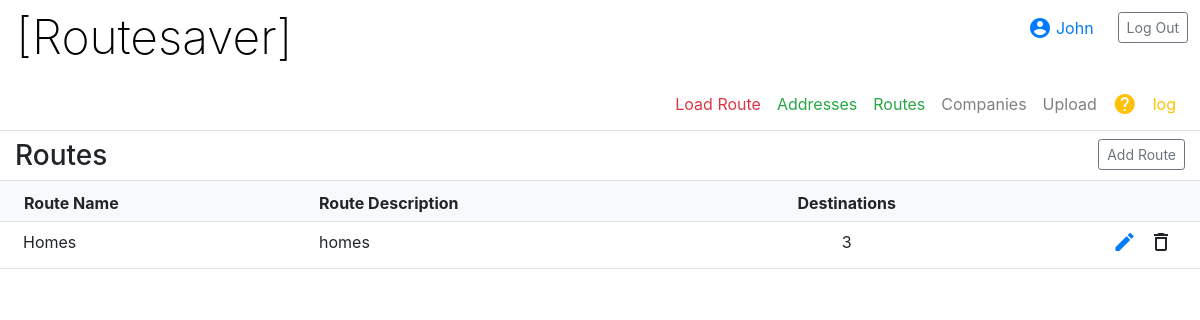
Before: /route (signed in) with the older database file.
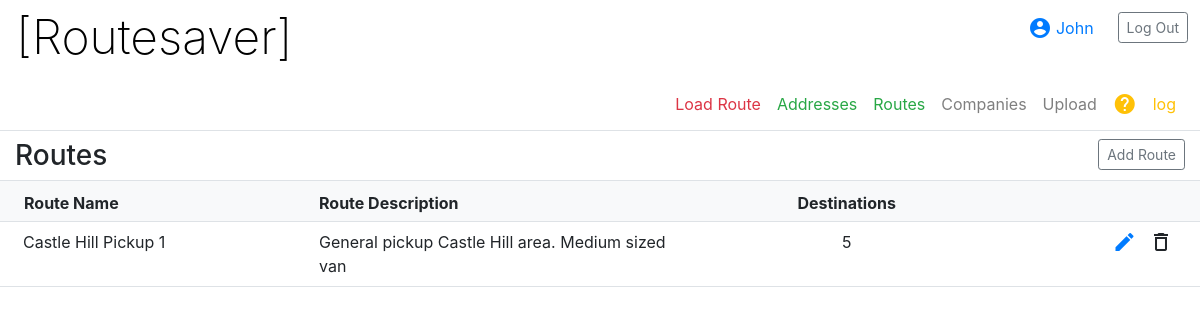
After: the same page with the newer database file.
### routesaver/models.py (models this page shows, shortened)
class Route(models.Model):
    route_name =  models.CharField(max_length=30, null=True)
    user = models.ForeignKey(User, on_delete=models.CASCADE, null=True)
    route_notes = models.CharField(max_length=100, null=True)
    company = models.ManyToManyField('Company')
    timestamp = models.DateTimeField(auto_now_add=True, null=True)

### routesaver/views.py (the view, shortened to what this page needs)
# urls.py: path('route', views.route, name="route"),
@login_required
def route(request, route_id="none"):
    route_list = ""
    route_form = RouteForm()
    address_list = Address.objects.all()
    company_list = Company.objects.all()
    for company in company_list:
        print("company", company)
    if route_id != "none":
        Route.objects.get(pk=route_id).delete()
    route_list = Route.objects.filter(user=request.user)
    return render(request, "routesaver/route.html", {
        'route_list': route_list,
        'route_form': route_form,
        'address_list': address_list,
        'company_list': company_list
    })

### routesaver/models.py (called while the page is built)
    def __str__(self):
        return f'{self.id} {self.contact} {self.phone} {self.instructions} {self.stopover} {self.added_by} {self.timestamp}'

### routesaver/templates/routesaver/route.html (shortened to what this page needs)
{% extends "routesaver/layout.html" %}
{% load static %}
{% block body %}
<div class="flex-container">
  <div class="d-flex border-bottom pt-2 m-0">
    <div class="col-3">
      <h3>Routes</h3>
    </div>
    <div class="col-9">
      <button class="btn btn-sm btn-outline-secondary float-right" id="add-route"  onclick="toggle_display('#route-form-container')">Add Route</button>
    </div>
  </div>
</div>
  <ul class="flex-container">
  {% if route_list %}
  <li class="bg-light row border-bottom pt-2 pb-1 pl-2 pr-2 m-0">
  <p class="col-3 pl-3"><b>Route Name</b></p>
  <p class="col-4"><b>Route Description</b></p>
  <p class="col-3 text-center"><b>Destinations</b></p>
  <div class="col-2">
  </div>
  </li>
  {% for route in route_list %}
  <li class="row border-bottom pt-2 pb-2 pl-2 pr-2 m-0">
    <div class="col-3">{{ route.route_name }}</div>
    <div class="col-4">{{ route.route_notes }}</div>
    <div class="col-3 text-center">{{ route.company.count }}</div>
    <div class="col-2 text-right">
        <a class="pl-3" id="edit-button" href="{% url 'edit_route' route.id %}"><span class="material-icons">edit</span></a>
        <a class="pl-2 pr-1"  onclick="remove_route('{{route.id}}')"><span class="material-icons">delete_outline</span></a>
    </div>
  </li>
  {% endfor %}
  {% else %}
     <li class="p-3">No routes available</li>
  {% endif %}
  </ul>
{% endblock %}

Changed rows visible on the page:
removed Route: route_name "Homes", route_notes "homes", company.count "3"
added Route: route_name "Castle Hill Pickup 1", route_notes "General pickup Castle Hill area. Medium sized van", company.count "5"
